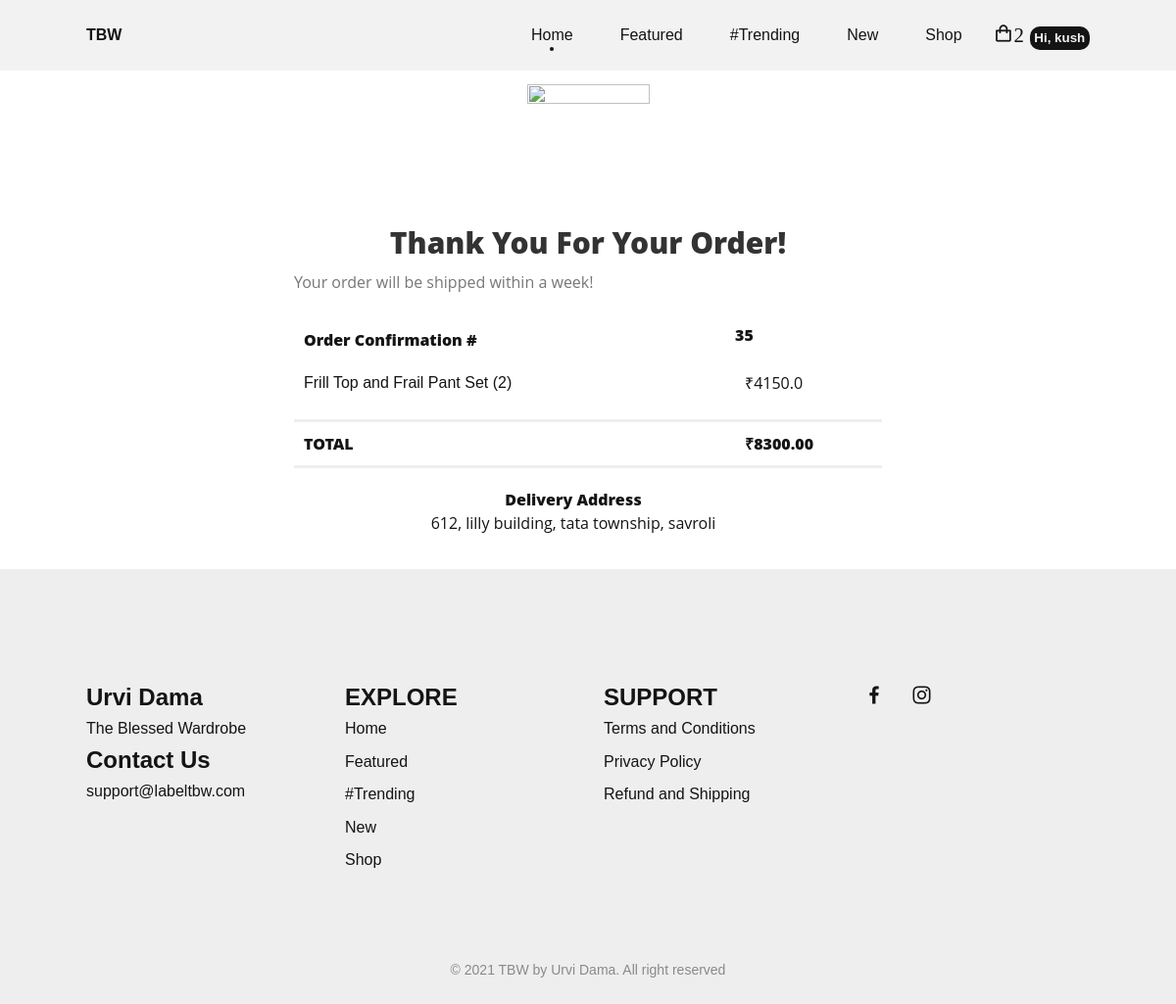
Screenshot of /confirmation (signed in) with the database file from the repository.
### store/models.py (models this page shows, shortened)
class Order(models.Model):
	payment_status_choices = (
        (1, 'SUCCESS'),
        (2, 'FAILURE' ),
        (3, 'PENDING'),
    )
	customer = models.ForeignKey(User, on_delete=models.SET_NULL, null=True, blank=True)
	date_ordered = models.DateTimeField(null=False, default = datetime.now())
	complete = models.BooleanField(default=False)
	transaction_id = models.CharField(max_length=100, null=True)
	order_id = models.CharField(unique=True, max_length=100, null=True, blank=True, default=None)
	razorpay_order_id = models.CharField(max_length=500, null=True, blank=True)
	razorpay_payment_id = models.CharField(max_length=500, null=True, blank=True)
	razorpay_signature = models.CharField(max_length=500, null=True, blank=True)
	total_amount = models.FloatField(default=0.0)
	payment_status = models.IntegerField(choices = payment_status_choices, default=3)
	@property
	def get_cart_total(self):
		orderitems = self.orderitem_set.all()
		total = sum([item.get_total for item in orderitems])
		return round(total, 3)
	@property
	def get_cart_items(self):
		orderitems = self.orderitem_set.all()
		total = sum([item.quantity for item in orderitems])
		return total

class OrderItem(models.Model):
	product = models.ForeignKey(Product, on_delete=models.SET_NULL, null=True)
	order = models.ForeignKey(Order, on_delete=models.SET_NULL, null=True)
	quantity = models.IntegerField(default=0, null=True, blank=True)
	date_added = models.DateTimeField(auto_now_add=True)
	size = models.CharField(max_length=4, default="M")
	color = models.CharField(max_length=50, default="Yellow")
	@property
	def get_total(self):
		total = self.product.price * self.quantity
		return total

class Product(models.Model):
    name = models.CharField(max_length = 50)
    uniqueCode = models.CharField(max_length=10, unique=True, null=False, default = "")
    price = models.FloatField()
    priceNoDiscount = models.FloatField(default=0.0)
    desc = models.TextField()
    size = models.CharField(max_length=2)
    img = models.ImageField(null=True, blank=True)

class ShippingAddress(models.Model):
	customer = models.ForeignKey(User, on_delete=models.SET_NULL, null=True)
	order = models.ForeignKey(Order, on_delete=models.SET_NULL, null=True)
	address = models.CharField(max_length=200, null=False)
	city = models.CharField(max_length=200, null=False)
	state = models.CharField(max_length=200, null=False)
	zipcode = models.CharField(max_length=200, null=False)
	date_added = models.DateTimeField(null=False)
	def __str__(self):
		return self.address

### store/views.py (the view, shortened to what this page needs)
# urls.py: path('confirmation', views.confirmation, name = "confirmation"),
@csrf_exempt
def confirmation(request):
    if request.user.is_authenticated:
        customer = request.user
        order, created = Order.objects.get_or_create(customer=customer, complete=False)
        items = order.orderitem_set.all()
        address = ShippingAddress.objects.get(customer=customer)
    context = {'items' : items, 'order' : order, "address" : address}
    return render(request, 'confirmation.html', context)

### templates/confirmation.html (shortened to what this page needs)
<!DOCTYPE html>
<html>
<head>
    <link rel="stylesheet" href="static/css/styles.css">
    <link href='https://cdn.jsdelivr.net/npm/boxicons@2.0.5/css/boxicons.min.css' rel='stylesheet'>
    <header class="l-header" id="header">
        <nav class="nav bd-grid">
            <a href="/" class="nav__logo">TBW</a>
            <div class="nav__menu" id="nav-menu">
                <ul class="nav__list">
                    <li class="nav__item"><a href="/" class="nav__link active">Home</a></li>
                    <li class="nav__item"><a href="/#featured" class="nav__link">Featured</a></li>
                    <li class="nav__item"><a href="/#women" class="nav__link">#Trending</a></li>
                    <li class="nav__item"><a href="/#new" class="nav__link">New</a></li>
                    <li class="nav__item"><a href = {% url 'shop' %} class="nav__link">Shop</a></li>
                </ul>
            </div>
            <div class="nav__shop">
                {% if request.user.is_authenticated %}
                <a href={% url 'cart' %} class='bx bx-shopping-bag'>{{order.get_cart_items}}</a>
                <div class="dropdown">
                    <button class="dropbtn">Hi, {{request.user.username}}</button>
                </div>
                {% else %}
                <a href={% url 'cart' %} class='bx bx-shopping-bag'>{{order.get_cart_items}}</a>
                <a href= {% url 'login' %}><i class='bx bx-user-circle'></i></a>
                {% endif %}
            </div>
        </nav>
    </header>
<body style="margin: 0 !important; padding: 0 !important; background-color: #eeeeee;" bgcolor="#eeeeee">
    <table border="0" cellpadding="0" cellspacing="0" width="100%">
        <tr>
        </tr>
        <tr>
            <td align="center" style="padding: 35px 35px 20px 35px; background-color: #ffffff;" bgcolor="#ffffff">
                <table align="center" border="0" cellpadding="0" cellspacing="0" width="100%" style="max-width:600px;">
                    <tr>
                        <td align="center"
                            style="font-family: Open Sans, Helvetica, Arial, sans-serif; font-size: 16px; font-weight: 400; line-height: 24px; padding-top: 25px;">
                            <img src="https://img.icons8.com/carbon-copy/100/000000/checked-checkbox.png" width="125"
                                height="120" style="display: block; border: 0px;" /><br>
                            <h2
                                style="font-size: 30px; font-weight: 800; line-height: 36px; color: #333333; margin: 0;">
                                Thank You For Your Order! </h2>
                        </td>
                    </tr>
                    <tr>
                        <td align="left"
                            style="font-family: Open Sans, Helvetica, Arial, sans-serif; font-size: 16px; font-weight: 400; line-height: 24px; padding-top: 10px;">
                            <p style="font-size: 16px; font-weight: 400; line-height: 24px; color: #777777;">
                                Your order will be shipped within a week! </p>
                        </td>
                    </tr>
                    <tr>
                        <td align="left" style="padding-top: 20px;">
                            <table cellspacing="0" cellpadding="0" border="0" width="100%">
                                <tr>
                                    <td
                                        style="width:75%; bgcolor:#eeeeee;font-family: Open Sans, Helvetica, Arial, sans-serif; font-size: 16px; font-weight: 800; line-height: 24px;padding: 15px 10px 5px 10px; ">
                                        Order Confirmation # </td>
                                    <td
                                        style="width:25%; margin: auto 0; bgcolor:#eeeeee;font-family: Open Sans, Helvetica, Arial, sans-serif; font-size: 16px; font-weight: 800; line-height: 24px; ">
                                        {{order.id}} </td>
                                </tr>
                                {% for item in items %}
                                <tr>
                                    <td
                                        style="font-family: width:25%; bgcolor:#eeeeee;Open Sans, Helvetica, Arial, sans-serif; font-size: 16px; font-weight: 400; line-height: 24px; padding: 15px 10px 5px 10px;">
                                        {{item.product.name}} ({{item.quantity}})  </td>
                                    <td
                                        style="width:25%; bgcolor:#eeeeee;font-family: Open Sans, Helvetica, Arial, sans-serif; font-size: 16px; font-weight: 400; line-height: 24px; padding: 15px 10px 5px 10px;">
                                        ₹{{item.product.price}}  </td>
                                </tr>
                                {% endfor %}
                            </table>
                        </td>
                    </tr>
                    <tr>
                        <td align="left" style="padding-top: 20px;">
                            <table cellspacing="0" cellpadding="0" border="0" width="100%">
                                <tr>
                                    <td width="75%" align="left"
                                        style="font-family: Open Sans, Helvetica, Arial, sans-serif; font-size: 16px; font-weight: 800; line-height: 24px; padding: 10px; border-top: 3px solid #eeeeee; border-bottom: 3px solid #eeeeee;">
                                        TOTAL </td>
                                    <td width="25%" align="left"
                                        style="font-family: Open Sans, Helvetica, Arial, sans-serif; font-size: 16px; font-weight: 800; line-height: 24px; padding: 10px; border-top: 3px solid #eeeeee; border-bottom: 3px solid #eeeeee;">
                                        ₹{{order.get_cart_total|floatformat:2}}</td>
                                </tr>
                            </table>
                        </td>
                    </tr>
                </table>
            </td>
        </tr>
        <tr>
            <td align="center" height="100%" valign="top" width="100%"
                style="padding: 0 35px 35px 35px; background-color: #ffffff;" bgcolor="#ffffff">
                <table align="center" border="0" cellpadding="0" cellspacing="0" width="100%" style="max-width:660px;">
                    <tr>
                        <td align="center" valign="top" style="font-size:0;">
                            <div
                                style="display:inline-block; max-width:50%; min-width:240px; vertical-align:top; width:100%;">
                                <table align="left" border="0" cellpadding="0" cellspacing="0" width="100%"
                                    style="max-width:300px;">
                                    <tr>
                                        <td align="center" valign="top"
                                            style="font-family: Open Sans, Helvetica, Arial, sans-serif; font-size: 16px; font-weight: 400; line-height: 24px;">
                                            <p style="font-weight: 800;">Delivery Address</p>
                                            <p>{{address}}</p>
                                        </td>
                                    </tr>
                                </table>
                            </div>
                        </td>
                    </tr>
                </table>
            </td>
        </tr>
    </table>
    <footer class="footer section">
        <div class="footer__container bd-grid">
            <div class="footer__box">
                <h3 class="footer__title">Urvi Dama</h3>
                <p class="footer__description">The Blessed Wardrobe</p>
                <h3 class="footer__title">Contact Us</h3>
                <p class="footer__description">support@labeltbw.com</p>
            </div>
            <div class="footer__box">
                <h3 class="footer__title">EXPLORE</h3>
                <ul>
                    <li><a href="/" class="footer__link">Home</a></li>
                    <li><a href="/#featured" class="footer__link">Featured</a></li>
                    <li><a href="/#women" class="footer__link">#Trending</a></li>
                    <li><a href="/#new" class="footer__link">New</a></li>
                    <li><a href="./shop" class="footer__link">Shop</a></li>
                </ul>
            </div>
            <div class="footer__box">
                <h3 class="footer__title">SUPPORT</h3>
                <ul>
                    <li><a href = {% url "terms" %} class="footer__link">Terms and Conditions</a></li>
                    <li><a href= {% url "privacy" %} class="footer__link">Privacy Policy</a></li>
                    <li><a href= {% url "cancel" %} class="footer__link">Refund and Shipping</a></li>
                </ul>
            </div>
            <div class="footer__box">
                <a href="https://www.facebook.com/tbwbyurvidama/" target = "_blank" class="footer__social"><i class='bx bxl-facebook'></i></a>
                <a href="https://www.instagram.com/tbwbyurvidama/?igshid=1g4ckzbhpnc6l" target = "_blank" class="footer__social"><i class='bx bxl-instagram'></i></a>
            </div>
        </div>
        <p class="footer__copy">&#169; 2021 TBW by Urvi Dama. All right reserved</p>
    </footer>
</body>
</html>

### static/css/styles.css (style rules this page uses)
:root { --header-height: 3rem; --font-medium: 500; --font-semi-bold: 600; --font-bold: 700; --dark-color: #141414; --dark-color-light: #8A8A8A; --dark-color-lighten: #F2F2F2; --white-color: #FFF; --body-font: 'Poppins', sans-serif; --big-font-size: 1.25rem; --bigger-font-size: 1.5rem; --biggest-font-size: 2rem; --h2-font-size: 1.25rem; --normal-font-size: .938rem; --smaller-font-size: .813rem; --mb-1: .5rem; --mb-2: 1rem; --mb-3: 1.5rem; --mb-4: 2rem; --mb-5: 2.5rem; --mb-6: 3rem; --z-fixed: 100; --rotate-img: rotate(0deg); }
@media screen and (min-width: 768px) { :root { --big-font-size: 1.5rem; --bigger-font-size: 2rem; --biggest-font-size: 3rem; --normal-font-size: 1rem; --smaller-font-size: .875rem; } }
*,::before,::after { box-sizing: border-box; }
html { scroll-behavior: smooth; }
body { margin: var(--header-height) 0 0 0; font-family: var(--body-font); font-size: var(--normal-font-size); font-weight: var(--font-medium); color: var(--dark-color); line-height: 1.6; }
h1,h2,h3,p,ul { margin: 0; }
ul { padding: 0; list-style: none; }
a { text-decoration: none; color: var(--dark-color); }
img { max-width: 100%; height: auto; display: block; }
.section { padding: 5rem 0 2rem; }
.bd-grid { max-width: 1024px; display: grid; grid-template-columns: 100%; column-gap: 2rem; width: calc(100% - 2rem); margin-left: var(--mb-2); margin-right: var(--mb-2); }
.l-header { width: 100%; position: fixed; top: 0; left: 0; z-index: var(--z-fixed); background-color: var(--dark-color-lighten); }
.nav { height: var(--header-height); display: flex; justify-content: space-between; align-items: center; }
.nav__item { margin-bottom: var(--mb-4); }
.nav__logo { font-weight: var(--font-semi-bold); }
.nav__toggle, .nav__shop { font-size: 1.3rem; cursor: pointer; }
.active { position: relative; }
.active::before { content: ''; position: absolute; bottom: -.5rem; left: 45%; width: 4px; height: 4px; background-color: var(--dark-color); border-radius: 50%; }
.footer__container { grid-template-columns: repeat(auto-fit, minmax(220px, 1fr)); }
.footer__box { margin-bottom: var(--mb-4); }
.footer__title { font-size: var(--big-font-size); }
.footer__link { display: block; width: max-content; margin-bottom: var(--mb-1); }
.footer__social { font-size: 1.5rem; margin-right: 1.25rem; }
.footer__copy { padding-top: 3rem; font-size: var(--smaller-font-size); color: var(--dark-color-light); text-align: center; }
@media screen and (min-width: 768px) { body { margin: 0; } }
@media screen and (min-width: 768px) { .section { padding: 7rem 0 3rem; } }
@media screen and (min-width: 768px) { .nav { height: calc(var(--header-height) + 1.5rem); } }
@media screen and (min-width: 768px) { .nav__menu { margin-left: auto; } }
@media screen and (min-width: 768px) { .nav__list { display: flex; } }
@media screen and (min-width: 768px) { .nav__item { margin-left: var(--mb-6); margin-bottom: 0; } }
@media screen and (min-width: 1024px) { .bd-grid { margin-left: auto; margin-right: auto; } }
.dropbtn { background-color: var(--dark-color); color: var(--dark-color-lighten); font-weight: bolder; border: none; border-radius: 10px; padding: .3rem .3rem; }
.dropdown { position: relative; display: inline-block; }

### templates/confirmation.html (style rules this page uses)
body, table, td, a { -webkit-text-size-adjust: 100%; -ms-text-size-adjust: 100%; }
table, td { mso-table-lspace: 0pt; mso-table-rspace: 0pt; }
img { -ms-interpolation-mode: bicubic; }
img { border: 0; height: auto; line-height: 100%; outline: none; text-decoration: none; }
table { border-collapse: collapse !important; }
body { height: 100% !important; margin: 0 !important; padding: 0 !important; width: 100% !important; }

### rows the page displays
Order: get_cart_items "2", id "35", get_cart_total "8300.00"
OrderItem: product.name "Frill Top and Frail Pant Set", quantity "2", product.price "4150.0"
ShippingAddress: address "612, lilly building, tata township, savroli"

### other values shown
{{ request.user.username }} "kush"
